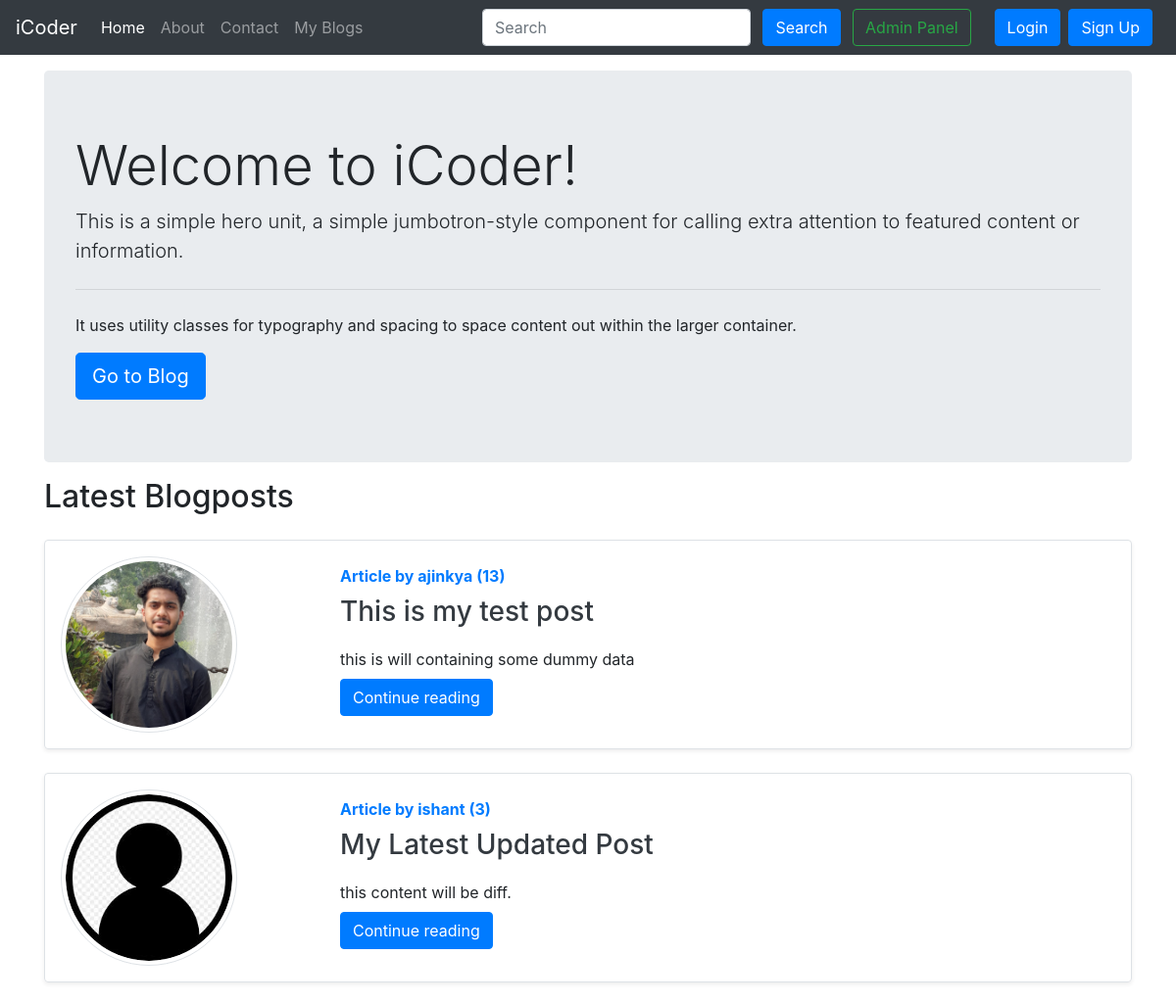
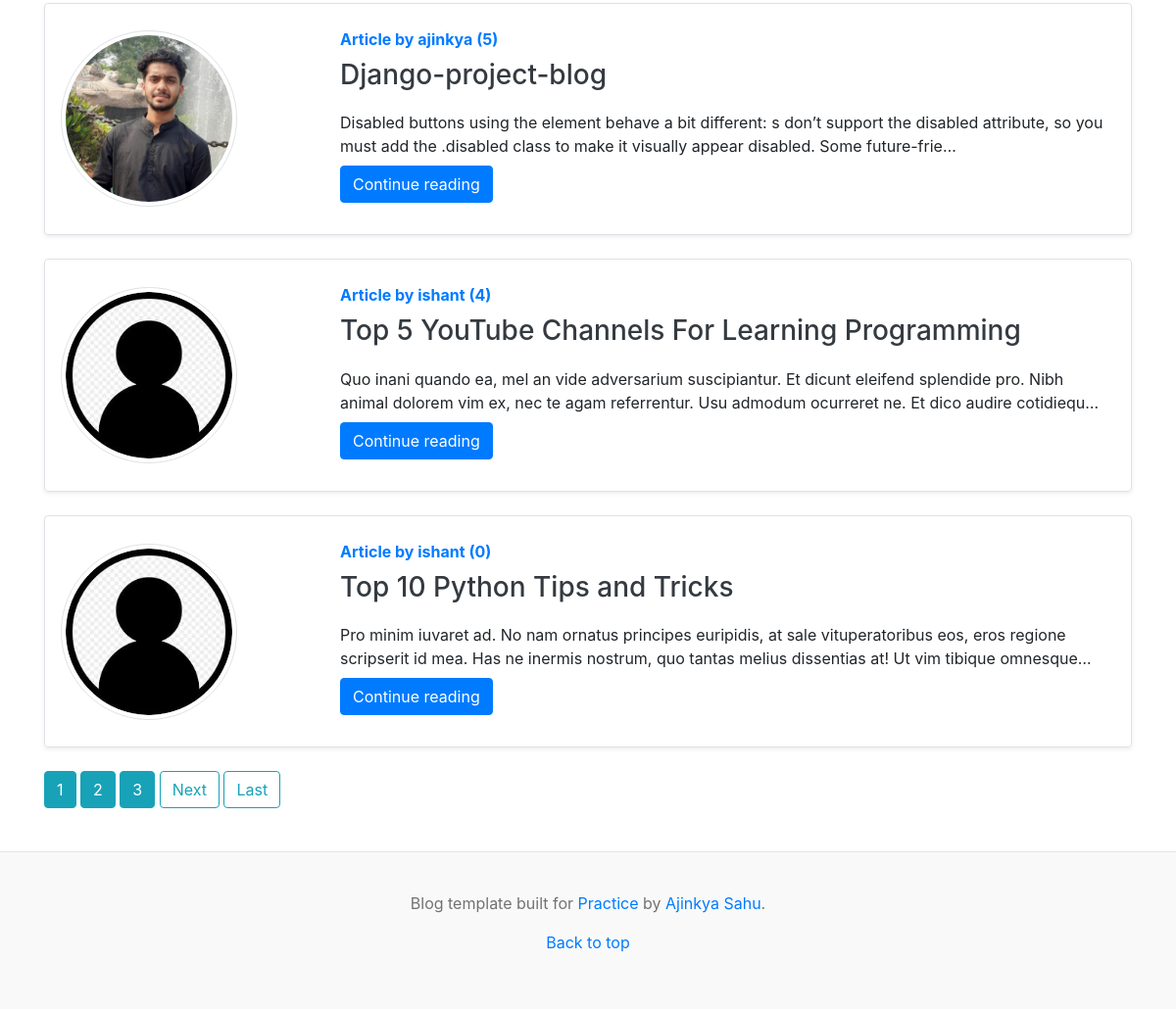
Before: / with the older database file (2 pictures, top to bottom).
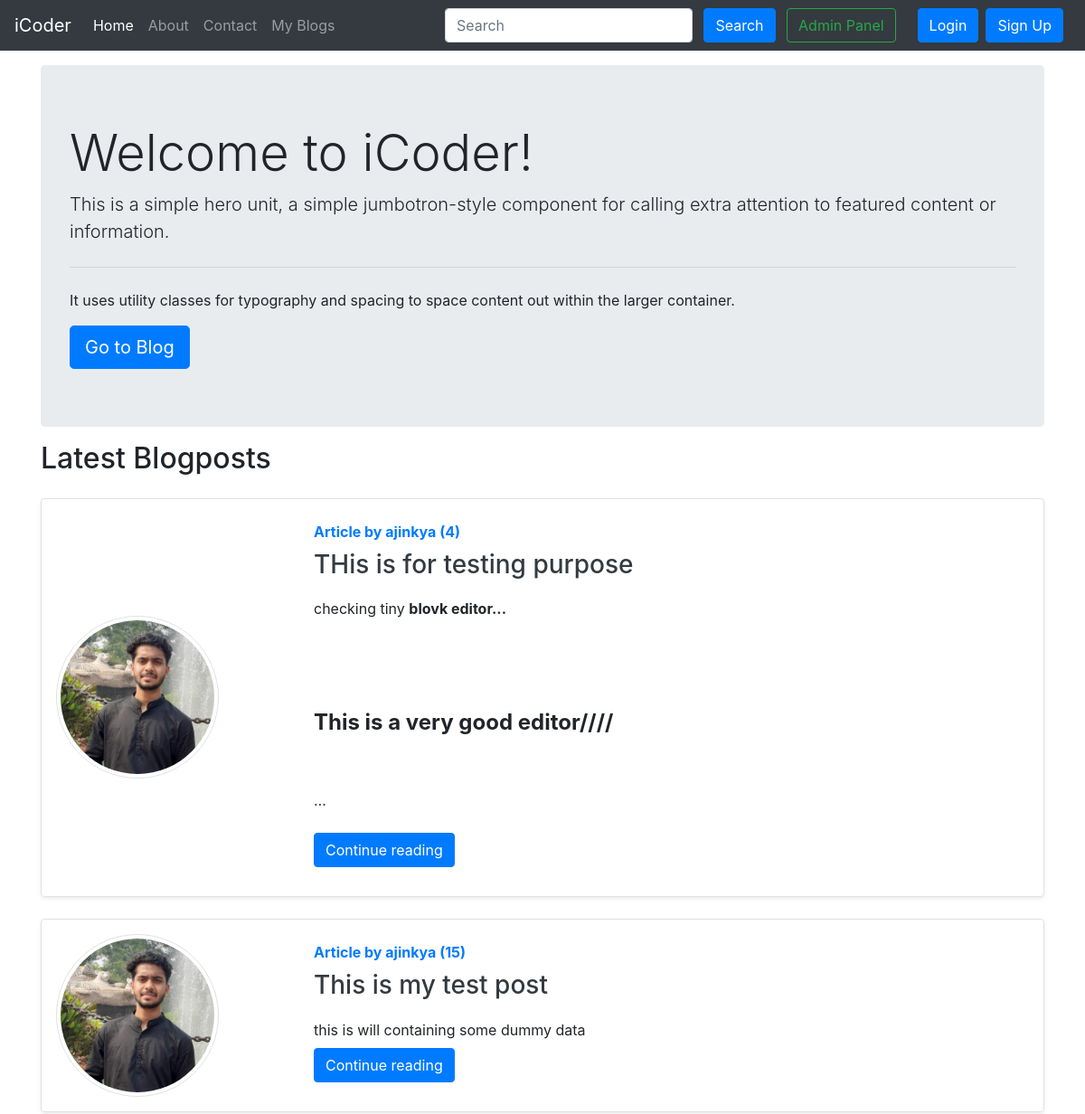
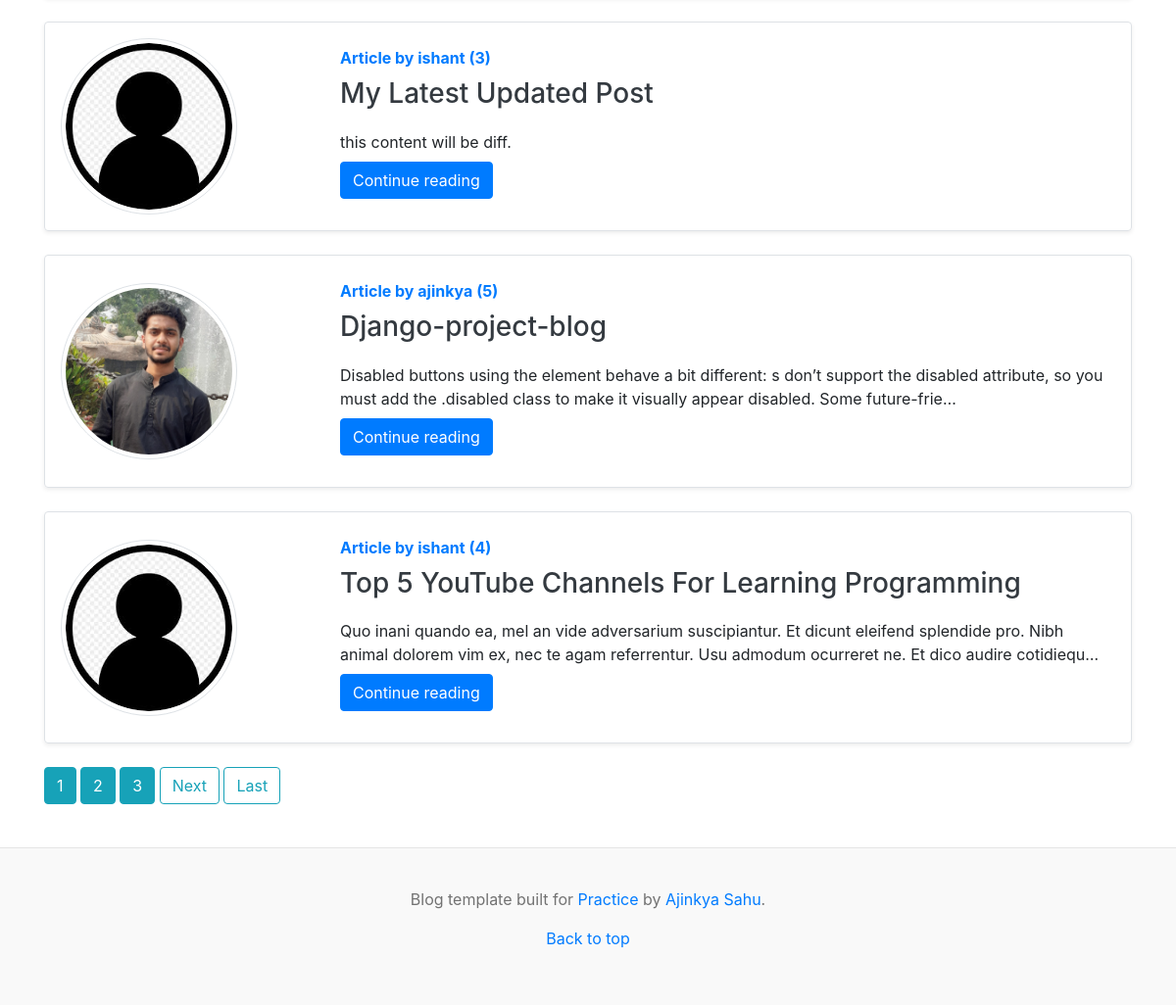
After: the same page with the newer database file (2 pictures, top to bottom).
### blog/models.py (models this page shows, shortened)
class Post(models.Model):
    sno=models.AutoField(primary_key=True)
    title=models.CharField(max_length=255,unique = True)
    author=models.ForeignKey(User, on_delete=models.CASCADE)     #, null=True)
    slug=models.CharField(max_length=130)
    views= models.IntegerField(default=0)
    timeStamp=models.DateTimeField(default = now)
    content =  HTMLField()

### users/models.py (models this page shows, shortened)
class Profile(models.Model):
    user = models.OneToOneField(User,on_delete=models.CASCADE)
    image = models.ImageField(default="default.jpg",upload_to = 'profile_pics')

### home/views.py (the view)
# urls.py: path('', PostListView.as_view(), name="home"),
class PostListView(ListView):
    model = Post
    template_name = 'home/home.html'      # App / <model>_<viewtype>.html
    context_object_name = 'allPosts'
    ordering = ['-timeStamp']
    paginate_by = 5

### templates/home/home.html (shortened to what this page needs)
{% extends 'base.html' %} {% block title %} Home{% endblock title %} {% block homeactive %}active{% endblock homeactive %} {% block body %}
{% if is_paginated and page_obj.has_previous %}
{% else %}
<div class="container">
    <div class="jumbotron my-3">
        <h1 class="display-4">Welcome to iCoder!</h1>
        <p class="lead">This is a simple hero unit, a simple jumbotron-style component for calling extra attention to featured content or information.</p>
        <hr class="my-4">
        <p>It uses utility classes for typography and spacing to space content out within the larger container.</p>
        <a class="btn btn-primary btn-lg" href="/blog" role="button">Go to Blog</a>
    </div>
</div>
{% endif %}
<div class="container">
    <h2>Latest Blogposts</h2>
    {% for post in allPosts  %}
    <div class="row no-gutters border align-items-center rounded overflow-hidden flex-md-row mb-4 shadow-sm h-md-250 my-4 position-relative">
        <div class="col-3 d-none d-lg-block p-3">
            <img src="{{post.author.profile.image.url}}" class="img-thumbnail rounded-circle" style="height:180px;width:180px;" alt="img - {{post.author.username}}">
        </div>
        <div class="col p-4 d-flex flex-column position-static">
            <strong class="d-inline-block mb-2 text-primary">Article  by {{post.author}} ({{post.views}})</strong>
            <h3 class="mb-0"><a class="text-dark" href="{% url 'blog:blogPost' post.title %}">{{post.title}} </a> </h3>
            <p class="card-text mb-auto mt-3">{{post.content|safe |truncatechars:200}}</p>
            <div class="my-2">
            	<a href="{% url 'blog:blogPost' post.title %}" role="button" class="btn btn-primary">Continue reading</a>
            </div>
        </div>
    </div>
    {% endfor %}
        <div class="mt-4">
            {% if is_paginated %}
                {% for num in page_obj.paginator.page_range %}
                    {% if page_obj.number == num %}
                        <a class="btn btn-info mb-4" href="?page={{num}}">{{num}}</a>
                    {% elif num > page_obj.number|add:'-3' and num < page_obj.number|add:'3' %}
                        <a class="btn btn-info mb-4" href="?page={{num}}">{{num}}</a>
                    {% endif %}
                {% endfor %}
                {% if page_obj.has_next %}
                    <a class="btn btn-outline-info mb-4" href="?page={{page_obj.next_page_number}}">Next</a>
                    <a class="btn btn-outline-info mb-4" href="?page={{ page_obj.paginator.num_pages}}">Last</a>
                {% endif %}
            {% endif %}
        </div>
</div>
{% endblock %}

Changed rows visible on the page:
no longer on this page (row unchanged): Post: author.profile.image (placeholder picture), author "ishant", views "0", title "Top 10 Python Tips and Tricks", content "Pro minim iuvaret ad. No nam ornatus principes euripidis, at sale vituperatoribus eos, eros regione scripserit id mea. Has ne inermis nostrum, quo tantas melius dissentias at! Ut vim tibique omnesque…"
added Post: author.profile.image (picture), author "ajinkya", views "4", title "THis is for testing purpose", content "checking tiny blovk editor... This is a very good editor//// …"
changed Post "This is my test post": views "13" → "15"
